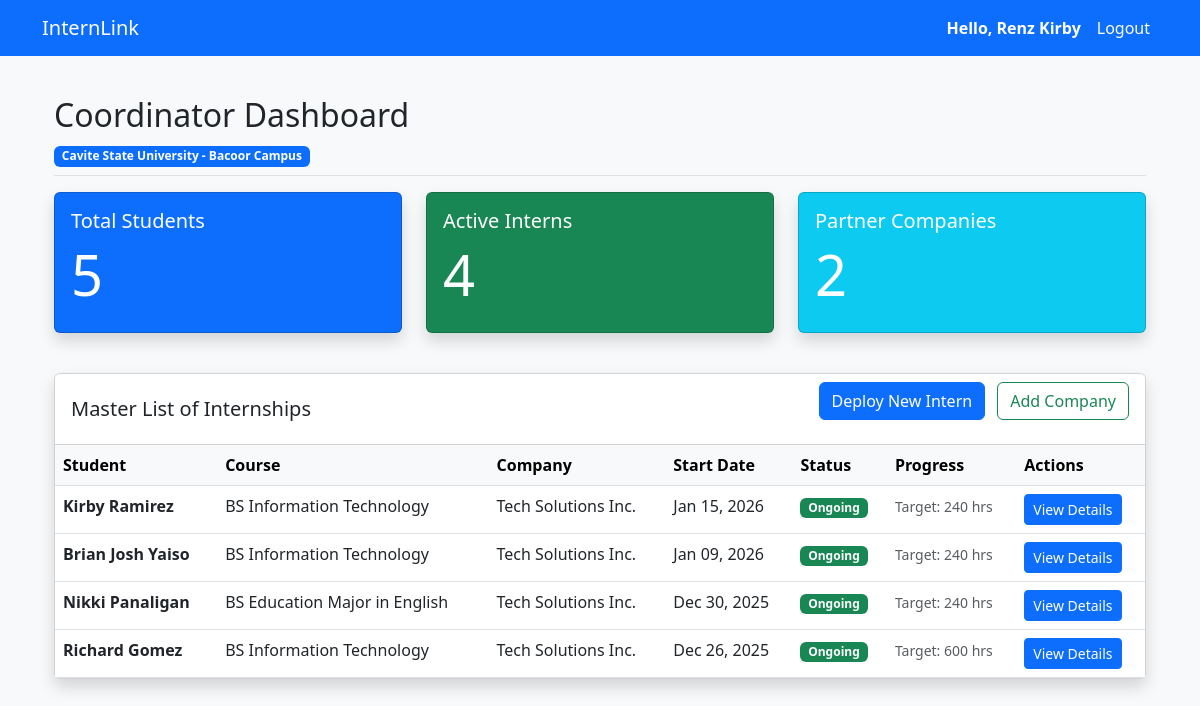
The app's page /dashboard/ (signed in), older data.
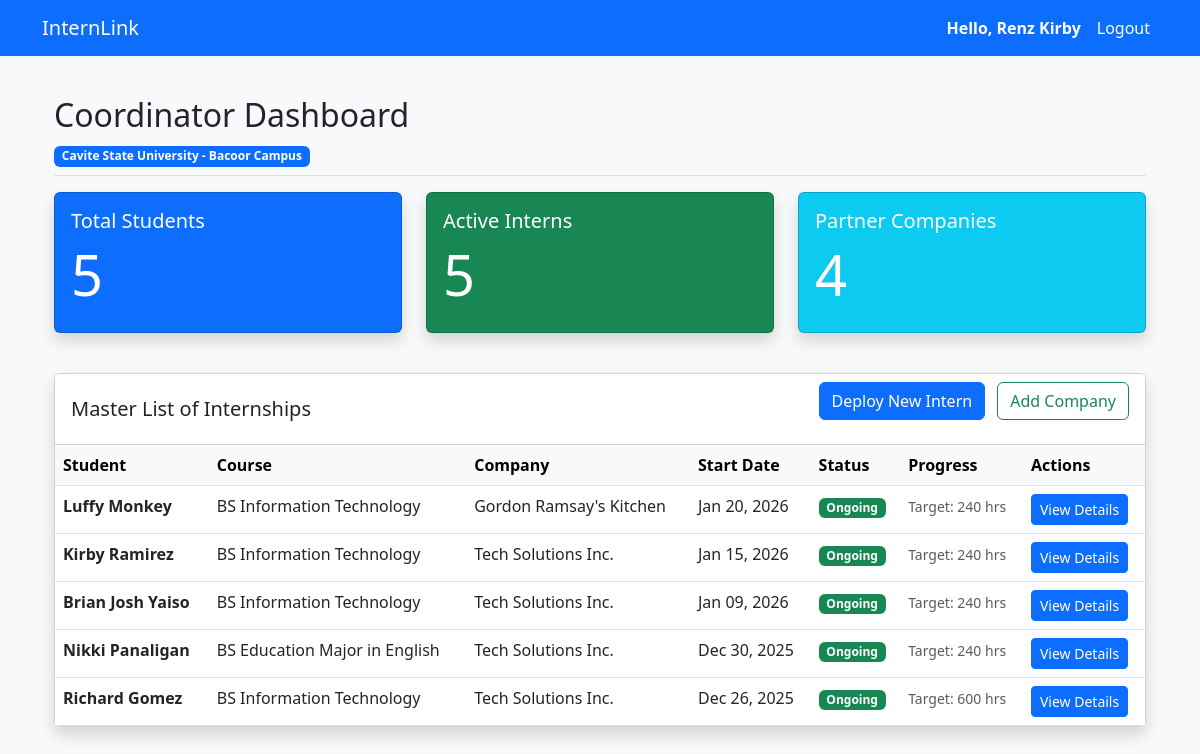
The same page, newer data.
### app/models.py (models this page shows, shortened)
class User(AbstractUser):
    class Role(models.TextChoices):
        STUDENT = "student", "Student"
        COORDINATOR = "coordinator", "Coordinator"
        SUPERVISOR = "supervisor", "Supervisor"
    email = models.EmailField(unique=True)
    role = models.CharField(max_length=20, choices=Role.choices)

class CoordinatorProfile(models.Model):
    user = models.OneToOneField(
        settings.AUTH_USER_MODEL,
        on_delete=models.CASCADE,
        related_name="coordinator_profile",
    )
    school = models.CharField(max_length=100)
    contact_number = models.CharField(max_length=20, blank=True, null=True)

class Internship(models.Model):
    student = models.ForeignKey(
        "StudentProfile", on_delete=models.CASCADE, related_name="internships"
    )
    company = models.ForeignKey(
        "Company", on_delete=models.CASCADE, related_name="internships"
    )
    supervisor = models.ForeignKey(
        "SupervisorProfile",
        on_delete=models.SET_NULL,
        null=True,
        blank=True,
        related_name="internships",
    )
    coordinator = models.ForeignKey(
        "CoordinatorProfile",
        on_delete=models.SET_NULL,
        null=True,
        blank=True,
        related_name="internships",
    )
    start_date = models.DateField()
    end_date = models.DateField()
    required_hours = models.PositiveIntegerField(default=240)
    status = models.CharField(
        max_length=20,
        choices=[
            ("ongoing", "Ongoing"),
            ("completed", "Completed"),
            ("terminated", "Terminated"),
            ("pending", "Pending"),
        ],
        default="pending",
    )

class StudentProfile(models.Model):
    user = models.OneToOneField(
        settings.AUTH_USER_MODEL,
        on_delete=models.CASCADE,
        related_name="student_profile",
    )
    student_number = models.CharField(max_length=50, unique=True, null=True, blank=True)
    course = models.CharField(max_length=100, null=True, blank=True)
    year_level = models.IntegerField(null=True, blank=True)
    contact_number = models.CharField(max_length=20, null=True, blank=True)
    school = models.CharField(
        max_length=100, default="Cavite State University - Bacoor Campus"
    )

class Company(models.Model):
    name = models.CharField(max_length=255)
    address = models.TextField()
    contact_person = models.CharField(max_length=255, blank=True, null=True)
    contact_email = models.EmailField(blank=True, null=True)
    contact_number = models.CharField(max_length=20, blank=True, null=True)
    school = models.CharField(
        max_length=100, default="Cavite State University - Bacoor Campus"
    )

### app/views.py (the view, shortened to what this page needs)
# urls.py: path("dashboard/", views.dashboard_view, name="dashboard"),
@login_required
def dashboard_view(request):
    user = request.user
    if user.role == User.Role.STUDENT:
        student_profile = user.student_profile
        active_internship = Internship.objects.filter(
            student=student_profile, status="ongoing"
        ).first()
        total_hours = 0
        recent_logs = []
        required_hours = 600
        completion_percent = 0
        documents_count = 0
        has_evaluation = False
        if active_internship:
            documents_count = active_internship.student_reports.count()
            required_hours = active_internship.required_hours
            hours_data = active_internship.daily_logs.filter(
                is_verified=True
            ).aggregate(Sum("hours_rendered"))
            total_hours = hours_data["hours_rendered__sum"] or 0
            if required_hours > 0:
                completion_percent = (total_hours / required_hours) * 100
            recent_logs = active_internship.daily_logs.order_by("-date")[:5]
            has_evaluation = Evaluation.objects.filter(
                internship=active_internship
            ).exists()
        context = {
            "profile": student_profile,
            "internship": active_internship,
            "total_hours": total_hours,
            "required_hours": required_hours,
            "completion_percent": round(completion_percent, 1),
            "recent_logs": recent_logs,
            "documents_uploaded": documents_count,
            "has_evaluation": has_evaluation,
        }
        return render(request, "app/student_dashboard.html", context)
    elif user.role == User.Role.COORDINATOR:
        if not hasattr(user, "coordinator_profile"):
            return redirect("complete_coordinator_profile")
        coordinator_profile = user.coordinator_profile
        current_school = coordinator_profile.school
        total_students = StudentProfile.objects.filter(school=current_school).count()
        ongoing_internships = Internship.objects.filter(
            status="ongoing", student__school=current_school
        ).count()
        total_companies = Company.objects.filter(school=current_school).count()
        recent_deployments = (
            Internship.objects.select_related("student__user", "company")
            .filter(student__school=current_school)
            .order_by("-start_date")
        )
        context = {
            "total_students": total_students,
            "ongoing_internships": ongoing_internships,
            "total_companies": total_companies,
            "deployments": recent_deployments,
            "current_school": current_school,
        }
        return render(request, "app/coordinator_dahsboard.html", context)
    return render(request, "app/error_dashboard.html")

### app/templates/app/coordinator_dahsboard.html (shortened to what this page needs)
{% extends 'app/base.html' %} {% block content %}
<div class="container">
  <div
    class="d-flex justify-content-between flex-wrap flex-md-nowrap align-items-center pt-3 pb-2 mb-3 border-bottom">
    <div>
      <h1 class="h2">Coordinator Dashboard</h1>
      <span class="badge bg-primary">  {{ current_school }} </span>
    </div>
  </div>
  <div class="row mb-4">
    <div class="col-md-4">
      <div class="card text-white bg-primary mb-3 shadow">
        <div class="card-body">
          <h5 class="card-title">Total Students</h5>
          <h2 class="display-4">{{ total_students }}</h2>
        </div>
      </div>
    </div>
    <div class="col-md-4">
      <div class="card text-white bg-success mb-3 shadow">
        <div class="card-body">
          <h5 class="card-title">Active Interns</h5>
          <h2 class="display-4">{{ ongoing_internships }}</h2>
        </div>
      </div>
    </div>
    <div class="col-md-4">
      <div class="card text-white bg-info mb-3 shadow">
        <div class="card-body">
          <h5 class="card-title">Partner Companies</h5>
          <h2 class="display-4">{{ total_companies }}</h2>
        </div>
      </div>
    </div>
  </div>
  <div class="card shadow">
    <div class="card-header bg-white d-flex justify-content-between align-items-center">
      <h5 class="mb-0">Master List of Internships</h5>
      <div class="mb-3">
        <a
          href="{% url 'coordinator_deploy_intern' %}"
          class="btn btn-primary me-2">
           Deploy New Intern
        </a>
        <a
          href="{% url 'coordinator_add_company' %}"
          class="btn btn-outline-success">
           Add Company
        </a>
      </div>
    </div>
    <div class="card-body p-0">
      <div class="table-responsive">
        <table class="table table-hover mb-0">
          <thead class="table-light">
            <tr>
              <th>Student</th>
              <th>Course</th>
              <th>Company</th>
              <th>Start Date</th>
              <th>Status</th>
              <th>Progress</th>
              <th>Actions</th>
            </tr>
          </thead>
          <tbody>
            {% for internship in deployments %}
            <tr>
              <td class="fw-bold">{{ internship.student.user.get_full_name }}</td>
              <td>{{ internship.student.course }}</td>
              <td>{{ internship.company.name }}</td>
              <td>{{ internship.start_date|date:"M d, Y" }}</td>
              <td>
                {% if internship.status == 'ongoing' %}
                <span class="badge bg-success">Ongoing</span>
                {% elif internship.status == 'completed' %}
                <span class="badge bg-primary">Completed</span>
                {% else %}
                <span class="badge bg-secondary">{{ internship.get_status_display }}</span>
                {% endif %}
              </td>
              <td>
                <small class="text-muted">Target: {{ internship.required_hours }} hrs</small>
              </td>
              <td>
                <a
                  href="{% url 'coordinator_student_detail' internship.id %}"
                  class="btn btn-sm btn-primary">
                  View Details
                </a>
              </td>
            </tr>
            {% endfor %}
          </tbody>
        </table>
      </div>
    </div>
  </div>
</div>
{% endblock %}

### app/templates/app/base.html (shortened to what this page needs)
<!DOCTYPE html>
<html lang="en">
  <head>
    <link
      href="https://cdn.jsdelivr.net/npm/bootstrap@5.3.0/dist/css/bootstrap.min.css"
      rel="stylesheet" />
  </head>
  <body class="bg-light">
    <nav class="navbar navbar-expand-lg navbar-dark bg-primary">
      <div class="container">
        <a class="navbar-brand" href="{% url 'dashboard' %}">InternLink</a>
        <div class="collapse navbar-collapse">
          <ul class="navbar-nav ms-auto">
            {% if user.is_authenticated %}
            <li class="nav-item">
              <span class="nav-link text-white fw-bold">
                Hello, {{ user.first_name|default:user.username }}
              </span>
            </li>
            <li class="nav-item">
              <form action="{% url 'logout' %}" method="post" class="d-inline">
                <button
                  type="submit"
                  class="nav-link btn btn-link text-white"
                  style="text-decoration: none">
                  Logout
                </button>
              </form>
            </li>
            {% endif %}
          </ul>
        </div>
      </div>
    </nav>
    <div class="container mt-4">
       {% block content %} {% endblock %}
    </div>
  </body>
</html>

Row changes from the older to the newer data that the page shows:
added Internship: student.user.get_full_name "Luffy Monkey", student.course "BS Information Technology", company.name "Gordon Ramsay's Kitchen", start_date "Jan 20, 2026", status "Ongoing", required_hours "240"
Text that changed along with them:
{{ ongoing_internships }}: "4" → "5"
{{ total_companies }}: "2" → "4"
